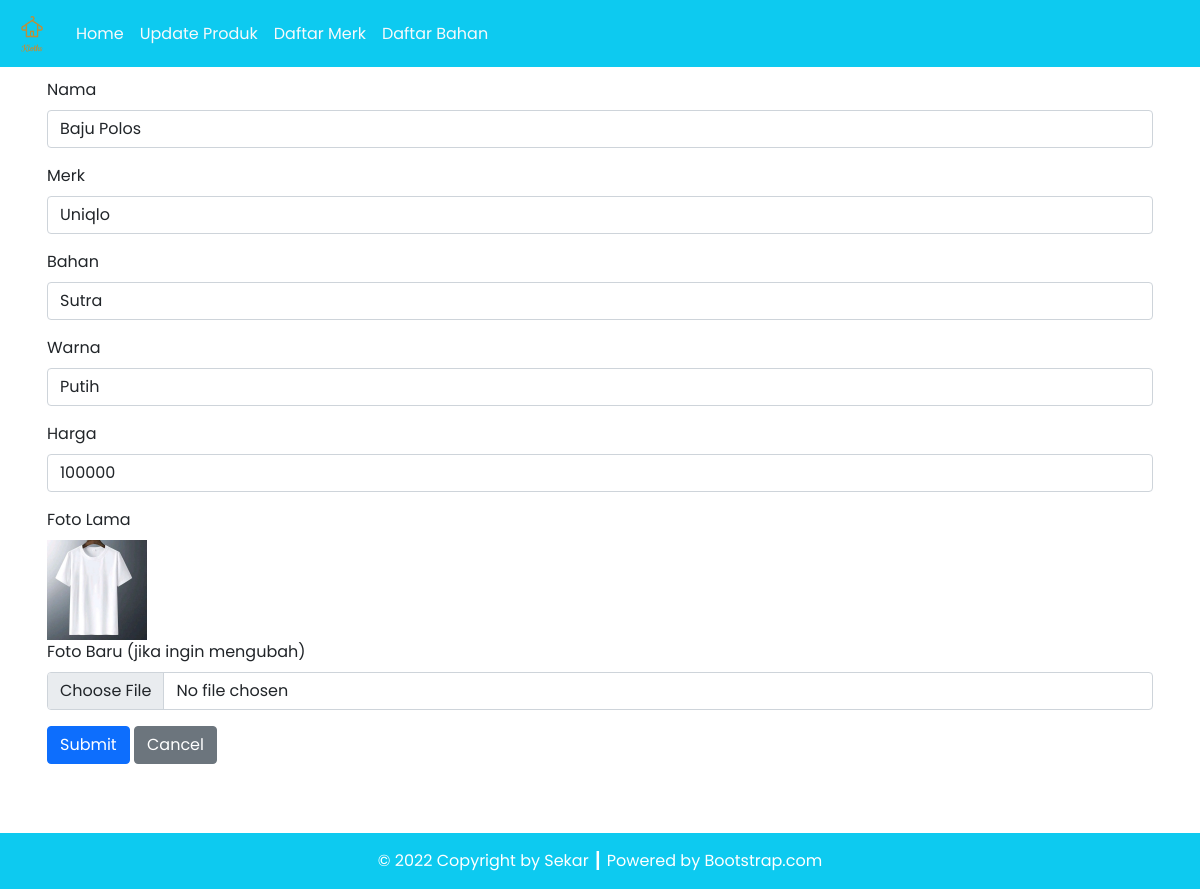
Page /Program/update.php?id_produk=1 on the committed database.
### tables this page shows
CREATE TABLE `produk` (
  `id_produk` int(12) NOT NULL,
  `nama_produk` varchar(255) NOT NULL,
  `id_merk` int(11) NOT NULL,
  `warna` varchar(255) NOT NULL,
  `id_bahan` int(11) NOT NULL,
  `foto` varchar(255) NOT NULL DEFAULT 'noPhoto.png',
  `harga` int(255) NOT NULL
);

### Program/config/db.php (called while the page is built)
<?php
$DB_HOST = "localhost";
$DB_USERNAME = "root";
$DB_PASSWORD = "";
$DB_NAME = "db_toko_pakaian";

### Program/classes/DB.php (called while the page is built, shortened)
<?php
class DB
{
    private $hostname;
    private $username;
    private $password;
    private $dbname;
    private $conn;
    private $result;
    function __construct($hostname, $username, $password, $dbname)
    {
        $this->hostname = $hostname;
        $this->username = $username;
        $this->password = $password;
        $this->dbname = $dbname;
    }
    function open()
    {
        $this->conn = mysqli_connect($this->hostname, $this->username, $this->password, $this->dbname);
    }
    function execute($query)
    {
        $this->result = mysqli_query($this->conn, $query);
    }
    function getResult()
    {
        return mysqli_fetch_array($this->result);
    }
}

### Program/classes/Produk.php (called while the page is built, shortened)
<?php
class Produk extends DB
{
    function getProdukById($id)
    {
        $query = "SELECT * FROM produk JOIN merk ON produk.id_merk=merk.id_merk JOIN bahan ON produk.id_bahan=bahan.id_bahan WHERE id_produk=$id";
        return $this->execute($query);
    }
}

### Program/classes/Merk.php (called while the page is built, shortened)
<?php
class Merk extends DB
{
    function getMerk()
    {
        $query = "SELECT * FROM merk";
        return $this->execute($query);
    }
}

### Program/classes/Bahan.php (called while the page is built, shortened)
<?php
class Bahan extends DB
{
    function getBahan()
    {
        $query = "SELECT * FROM bahan";
        return $this->execute($query);
    }
}

### Program/update.php (the view, shortened to what this page needs)
<?php
include('config/db.php');
include('classes/DB.php');
include('classes/Merk.php');
include('classes/Bahan.php');
include('classes/Produk.php');
if (isset($_GET['id_produk'])) {
    $id = $_GET['id_produk'];
    $produk = new Produk($DB_HOST, $DB_USERNAME, $DB_PASSWORD, $DB_NAME);
    $produk->open();
    $merk = new Merk($DB_HOST, $DB_USERNAME, $DB_PASSWORD, $DB_NAME);
    $merk->open();
    $bahan = new Bahan($DB_HOST, $DB_USERNAME, $DB_PASSWORD, $DB_NAME);
    $bahan->open();
    $produk->getProdukById($id);
    $dataProduk = $produk->getResult();
    $merk->getMerk();
    $bahan->getBahan();
    $form = '<form method="post" enctype="multipart/form-data" class="tambah-data">
        <div class="mb-3">
            <label for="nama" class="form-label">Nama</label>
            <input type="text" class="form-control" id="nama" name="nama" value="' . $dataProduk['nama_produk'] .'" required>
        </div>
        <div class="mb-3">
            <label for="id_merk" class="form-label">Merk</label>
            <select class="form-control" id="id_merk" name="id_merk" required>
                <option value="">Pilih Merk</option>';
                while ($dataMerk = $merk->getResult()) {
                    $selected = ($dataMerk['id_merk'] == $dataProduk['id_merk']) ? 'selected' : '';
                    $form .= '<option value="' . $dataMerk['id_merk'] . '" ' . $selected . '>' . $dataMerk['nama_merk'] . '</option>';
                }
            $form .= '</select>
                </div>
                <div class="mb-3">
                <label for="id_bahan" class="form-label">Bahan</label>
                <select class="form-control" id="id_bahan" name="id_bahan" required>
                <option value="">Pilih Bahan</option>';
                while ($dataBahan = $bahan->getResult()) {
                    $selected = ($dataBahan['id_bahan'] == $dataProduk['id_bahan']) ? 'selected' : '';
                    $form .= '<option value="' . $dataBahan['id_bahan'] . '" ' . $selected . '>' . $dataBahan['nama_bahan'] . '</option>';
                }
            $form .= '</select>
        </div>
        <div class="mb-3">
            <label for="warna" class="form-label">Warna</label>
            <input type="text" class="form-control" id="warna" name="warna" value="' . $dataProduk['warna'] .'" required>
        </div>
        <div class="mb-3">
            <label for="harga" class="form-label">Harga</label>
            <input type="number" class="form-control" id="harga" name="harga" value="' . $dataProduk['harga'] .'" required>
        </div>
        <div class="mb-3">
        <label for="foto_lama" class="form-label">Foto Lama</label><br>
        <img src="assets/images/' . $dataProduk['foto'] . '" alt="Foto Lama" width="100"><br>
        <label for="foto" class="form-label">Foto Baru (jika ingin mengubah)</label>
        <input type="file" class="form-control" id="foto" name="foto">
    </div>
    <div class="mb-3">
        <button type="submit" class="btn btn-primary" name="btn-submit">Submit</button>
        <a href="detail.php?id='.$id.'" class="btn btn-secondary">Cancel</a>
    </div>
        </form>';
} else if (isset($_GET['id_merk'])) {
    $id = $_GET['id_merk'];
    $merk = new Merk($DB_HOST, $DB_USERNAME, $DB_PASSWORD, $DB_NAME);
    $merk->open();
    $merk->getMerkById($id);
    $dataMerk = $merk->getResult();
    $form = '<form method="post" enctype="multipart/form-data" class="tambah-data" action="merk.php?id=' . $id . '">
        <div class="mb-3">
            <label for="nama" class="form-label">Nama Merk</label>
            <input type="text" class="form-control" id="nama" name="nama" value="' . $dataMerk['nama_merk'] .'" required>
        </div>
        <div class="mb-3">
            <label for="asal" class="form-label">Asal Negara Merk</label>
            <input type="text" class="form-control" id="asal" name="asal" value="' . $dataMerk['asal_merk'] .'" required>
        </div>
        <div class="mb-3">
            <button type="submit" class="btn btn-primary" name="btn-submit">Submit</button>
            <a href="merk.php" class="btn btn-secondary">Cancel</a>
        </div>
        </form>';
        $namaForm = 'Merk';
        $merk->close();
} else if (isset($_GET['id_bahan'])) {
    $id = $_GET['id_bahan'];
    $bahan = new Bahan($DB_HOST, $DB_USERNAME, $DB_PASSWORD, $DB_NAME);
    $bahan->open();
    $bahan->getBahanById($id);
    $dataBahan = $bahan->getResult();
    $form = '<form method="post" enctype="multipart/form-data" class="tambah-data" action="bahan.php?id=' . $id . '">
        <div class="mb-3">
            <label for="nama" class="form-label">Nama Bahan</label>
            <input type="text" class="form-control" id="nama" name="nama" value="' . $dataBahan['nama_bahan'] .'" required>
        </div>
        <div class="mb-3">
            <label for="deskripsi" class="form-label">Deskripsi</label>
            <input type="text" class="form-control" id="deskripsi" name="deskripsi" value="' . $dataBahan['deskripsi'] .'" required>
        </div>
        <div class="mb-3">
            <button type="submit" class="btn btn-primary" name="btn-submit">Submit</button>
            <a href="bahan.php" class="btn btn-secondary">Cancel</a>
        </div>
        </form>';
        $namaForm = 'Bahan';
        $bahan->close();
}

### rows in the picture
produk: nama "Baju Polos", warna "Putih", harga "100000", foto (picture)

### other values in the picture
$this->content "Home Update Produk Daftar Merk Daftar Bahan © 2022 Copyright by Sekar ┃ Powered by Bootstrap.com"
form field id_merk "Uniqlo"
form field id_bahan "Sutra"
